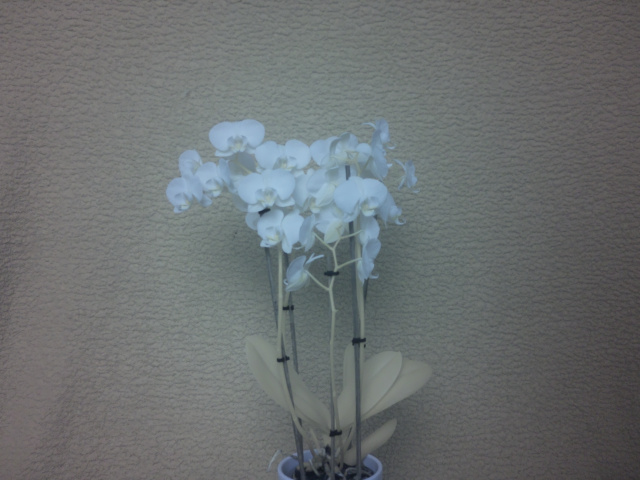
#> input picture src/images/image_raspberry-pi-noir-with_blue_filter.png, 640 x 480 px
$ python calculate_ndvi.py
#> lines starting #> are read from the running program, lines starting #| are printed output that depends on the picture
#> further down, image is the input picture: shape (480, 640, 3); mean B, G, R 112.4, 111.5, 107.4
### src/modules/image_processing.py
import cv2
import numpy as np

class ImageProcessor:
    @staticmethod
    def convert_to_rgb(img):
        """Converteer een BGR-afbeelding naar RGB."""
        img = np.clip(img, 0, 255).astype(np.uint8)
        return cv2.cvtColor(img, cv2.COLOR_BGR2RGB)

    # [33 lines left out: function crop_image, not called in this run]

### src/modules/ndvi_calculations.py
import cv2
import numpy as np
import json

class NDVICalculator:
    @staticmethod
    def calculate_ndvi(image, lower_limit=5):
        """Bereken de NDVI-waarden van een RGB-afbeelding."""
#> called with lower_limit = 5
        b, g, r = cv2.split(image)
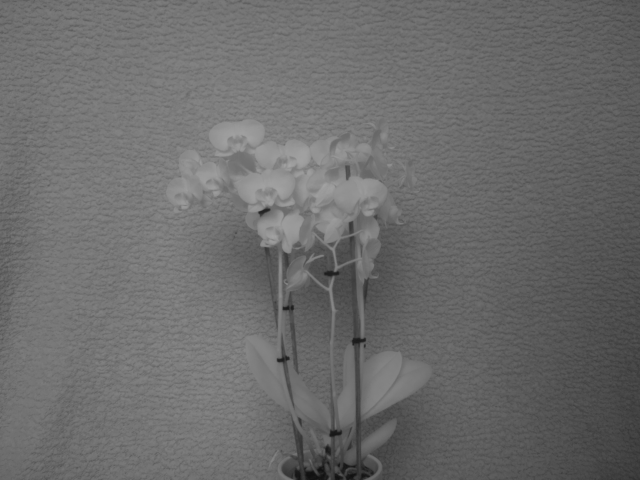
#> b: shape (480, 640); min 16, max 165, mean 107.4
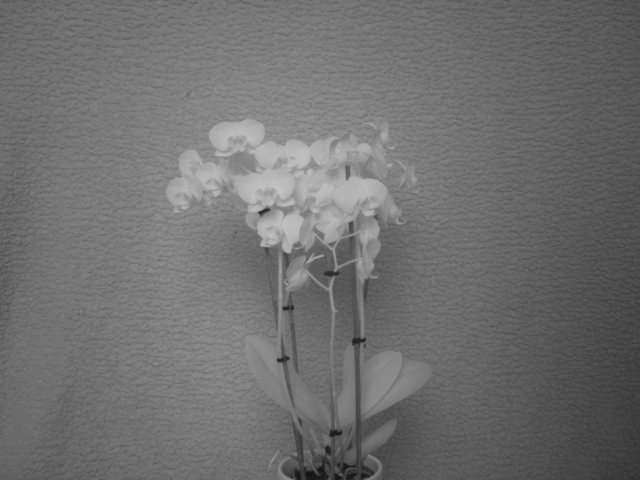
#> g: shape (480, 640); min 20, max 196, mean 111.5
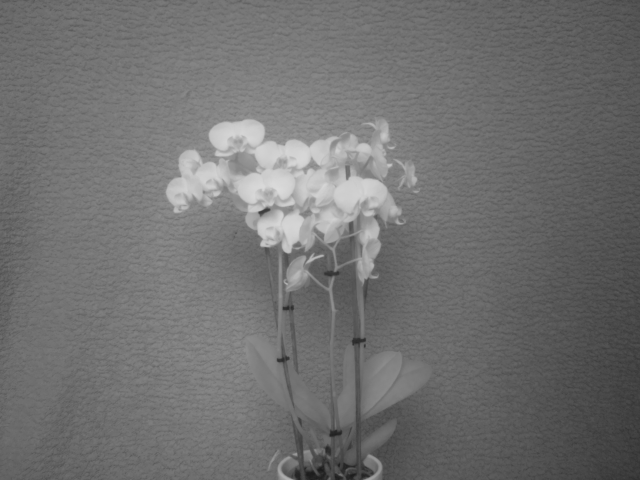
#> r: shape (480, 640); min 27, max 219, mean 112.4
        top = (b.astype(float) - r.astype(float))
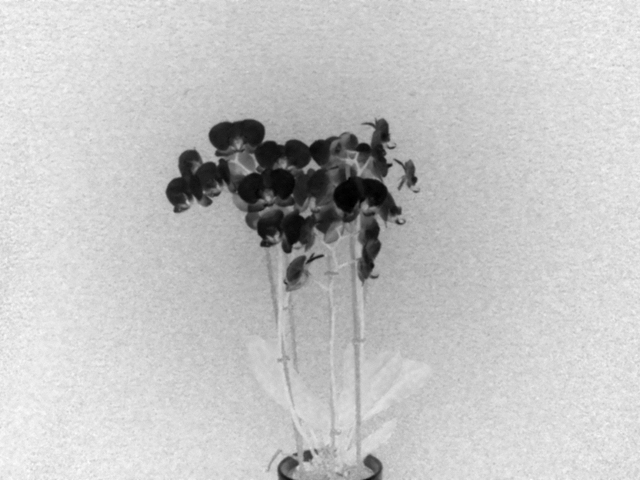
#> top: shape (480, 640) float64; min -62, max 12, mean -4.99; drawn with min black and max white
        bottom = (b.astype(float) + r.astype(float))
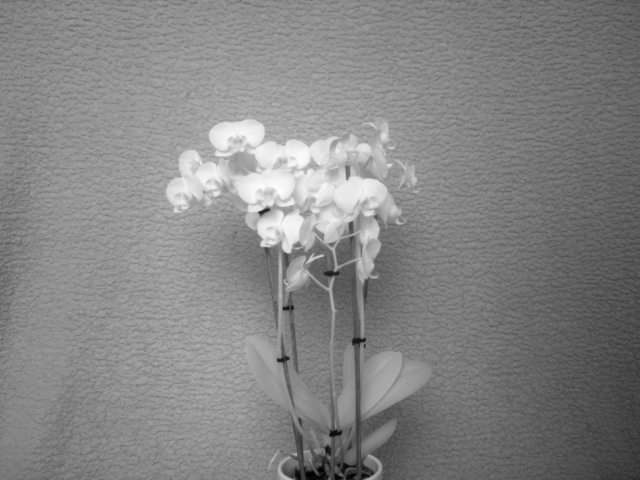
#> bottom: shape (480, 640) float64; min 44, max 381, mean 219.7; drawn with min black and max white
        bottom[bottom < lower_limit] = lower_limit
        ndvi = (((top / bottom) + 1) * 127).astype('uint8')
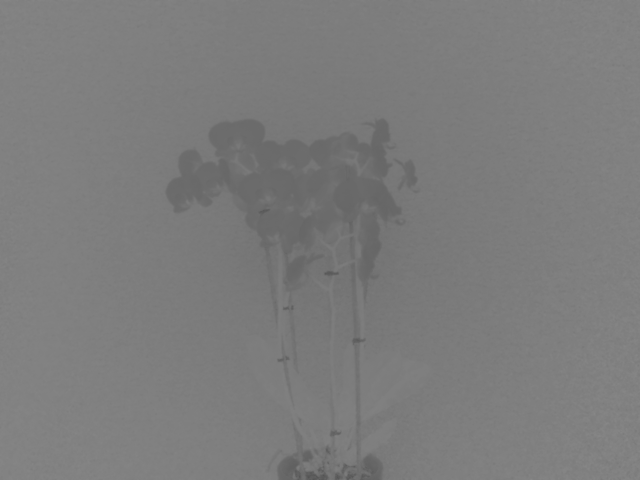
#> ndvi: shape (480, 640); min 84, max 135, mean 124.2
        return ndvi

    @staticmethod
    def apply_colormap(ndvi, colormap_name):
        """Pas een colormap toe op de NDVI-afbeelding."""
        custom_colormap = NDVICalculator.create_colormap_from_json(colormap_name)
        return cv2.applyColorMap(ndvi, custom_colormap)

    @staticmethod
    def create_colormap_from_json(colormap_name="default"):
        """Maak een colormap op basis van JSON-specificaties."""
#> (the run stopped early here; a loop or call above may not have finished)

$ run again, with src/images/image-arducam-5mp.png copied over src/images/image_raspberry-pi-noir-with_blue_filter.png
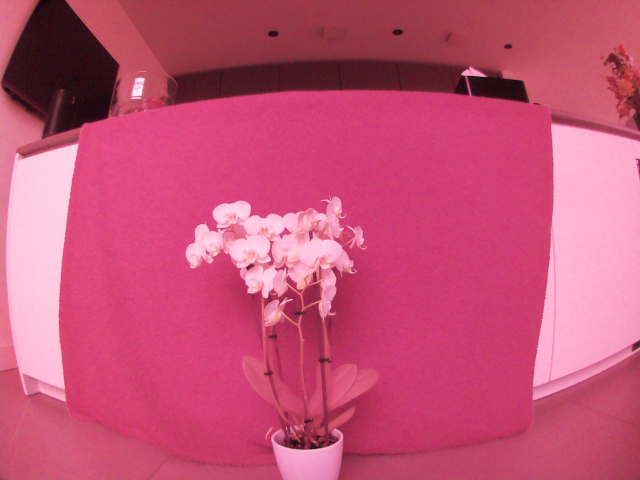
#> input picture src/images/image-arducam-5mp.png, 640 x 480 px
#> image is the input picture: shape (480, 640, 3); mean B, G, R 117.3, 80.7, 198
#> in calculate_ndvi, `b, g, r = cv2.split(image)`:
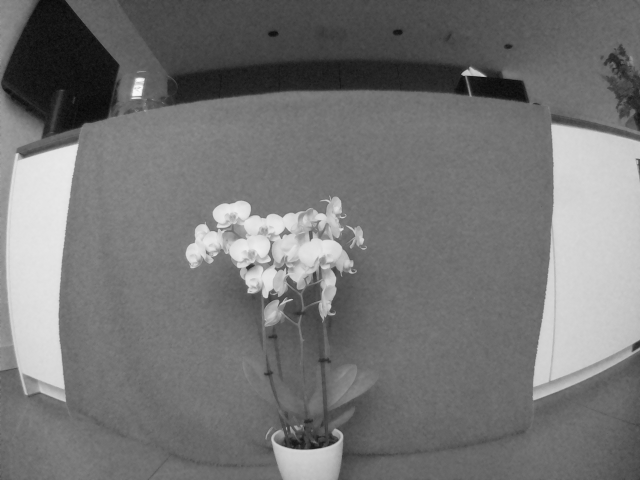
#> r: shape (480, 640); min 7, max 253, mean 117.3
#> in calculate_ndvi, `ndvi = (((top / bottom) + 1) * 127).astype('uint8')`:
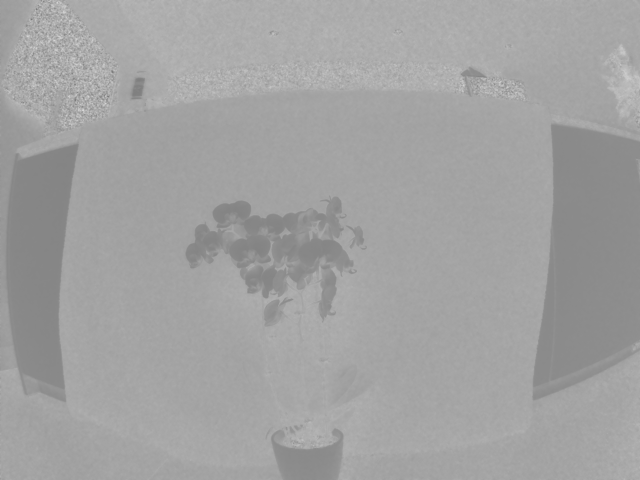
#> ndvi: shape (480, 640); min 120, max 215, mean 161.6

$ run again, with src/images/image-arducam-8mp.png copied over src/images/image_raspberry-pi-noir-with_blue_filter.png
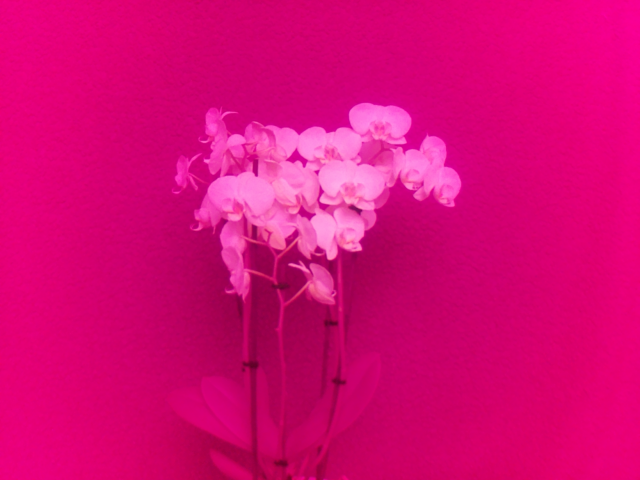
#> input picture src/images/image-arducam-8mp.png, 640 x 480 px
#> image is the input picture: shape (480, 640, 3); mean B, G, R 116.9, 8.7, 214.8
#> in calculate_ndvi, `bottom = (b.astype(float) + r.astype(float))`:
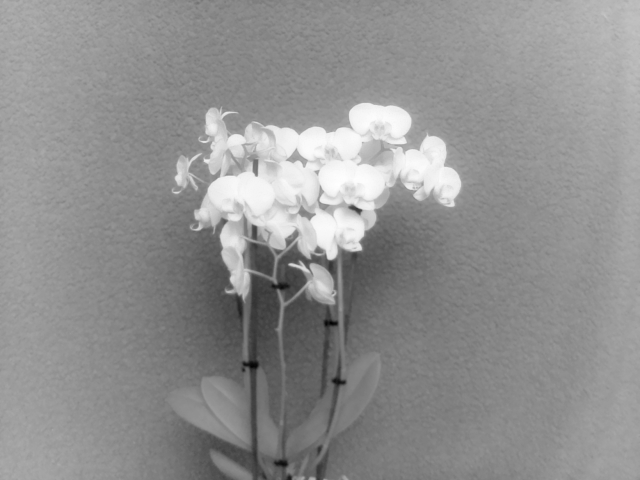
#> bottom: shape (480, 640) float64; min 127, max 486, mean 331.7; drawn with min black and max white
#> in calculate_ndvi, `ndvi = (((top / bottom) + 1) * 127).astype('uint8')`:
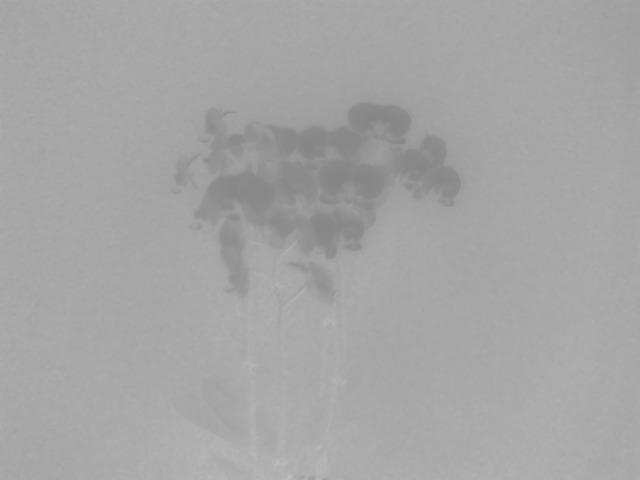
#> ndvi: shape (480, 640); min 133, max 192, mean 164.8
